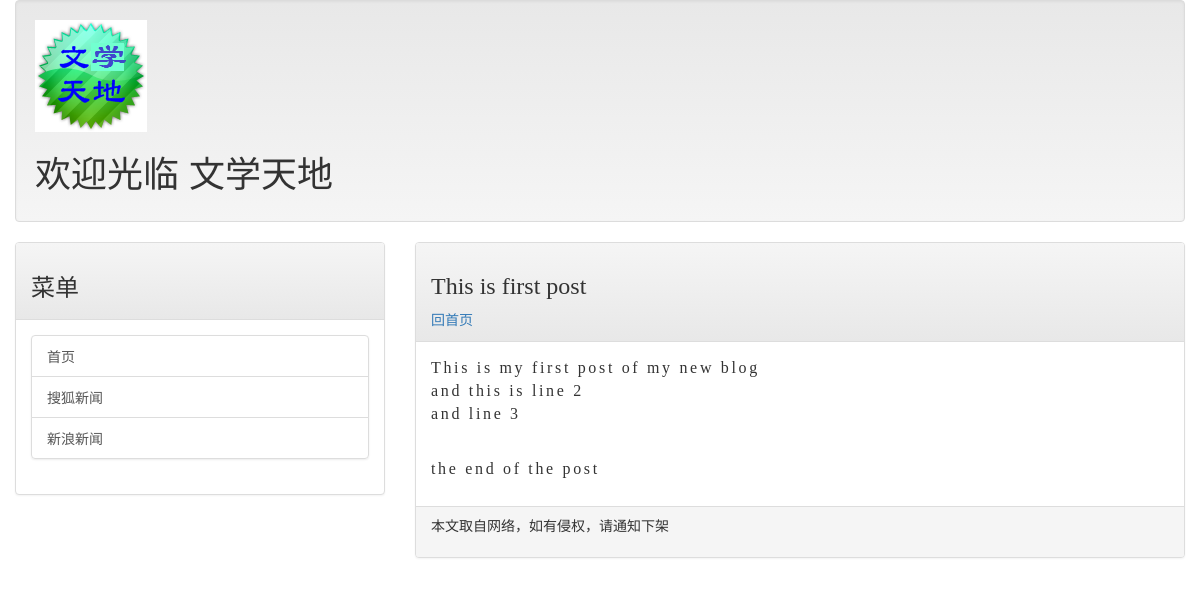
/post/firstpost, run on the app's committed database.
### mainsite/models.py (models this page shows, shortened)
class Post(models.Model):
	title = models.CharField(max_length=200)
	slug = models.CharField(max_length=200)
	body = models.TextField()
	pub_date = models.DateTimeField(default=timezone.now)
	class Meta:
		ordering = ('-pub_date',)

### mainsite/views.py (the view)
# urls.py: url(r'^post/(\w+)$', showpost),
def showpost(request, slug):
	template = get_template('post.html')
	try:
		post = Post.objects.get(slug=slug)
		if post != None:
			html = template.render(locals())
			return HttpResponse(html)
	except:
		return redirect('/')

### templates/post.html (shortened to what this page needs)
{% extends 'base.html' %}
{% load markdown_deux_tags %}
{% block headmessage %}
    <h3 style="font-family: 微软雅黑;">{{ post.title }}</h3>
    <a style="font-family: 微软雅黑;" href="/">回首页</a>
{% endblock %}
{% block content %}
        <div style="font-family: 微软雅黑; font-size: 12pt; letter-spacing: 2pt;">
        	{{ post.body | markdown | linebreaksbr }}
        </div>
{% endblock %}

### data on the page
Post: title "This is first post", body "This is my first post of my new blog and this is line 2 and line 3 the end of the post"
